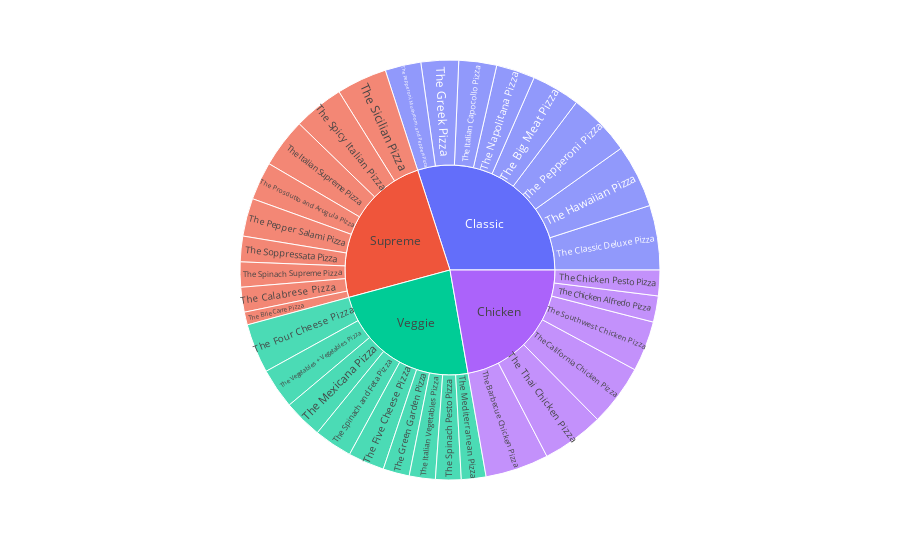

Notebook cell for this chart:
### Code cell
#This code breaks down pizza categories to the pizza names level based on the total count of sales of each pizzas
plt.figure(figsize=(40,40));
fig = px.sunburst(pizza, path=['category', 'name'])
fig.show()

### Figure 1 — Plotly figure (JSON) as saved in the notebook; plotly's stock layout.template omitted (floating-point values rounded to 4 significant figures)
{"data": [{"branchvalues": "total", "domain": {"x": [0, 1], "y": [0, 1]}, "hovertemplate": "labels=%{label}<br>count=%{value}<br>parent=%{parent}<br>id=%{id}<extra></extra>", "ids": ["Chicken/The Barbecue Chicken Pizza", "Classic/The Big Meat Pizza", "Supreme/The Brie Carre Pizza", "Supreme/The Calabrese Pizza", "Chicken/The California Chicken Pizza", "Chicken/The Chicken Alfredo Pizza", "Chicken/The Chicken Pesto Pizza", "Classic/The Classic Deluxe Pizza", "Veggie/The Five Cheese Pizza", "Veggie/The Four Cheese Pizza", "Classic/The Greek Pizza", "Veggie/The Green Garden Pizza", "Classic/The Hawaiian Pizza", "Classic/The Italian Capocollo Pizza", "Supreme/The Italian Supreme Pizza", "Veggie/The Italian Vegetables Pizza", "Veggie/The Mediterranean Pizza", "Veggie/The Mexicana Pizza", "Classic/The Napolitana Pizza", "Supreme/The Pepper Salami Pizza", "Classic/The Pepperoni Pizza", "Classic/The Pepperoni, Mushroom, and Peppers Pizza", "Supreme/The Prosciutto and Arugula Pizza", "Supreme/The Sicilian Pizza", "Supreme/The Soppressata Pizza", "Chicken/The Southwest Chicken Pizza", "Supreme/The Spicy Italian Pizza", "Veggie/The Spinach Pesto Pizza", "Supreme/The Spinach Supreme Pizza", "Veggie/The Spinach and Feta Pizza", "Chicken/The Thai Chicken Pizza", "Veggie/The Vegetables + Vegetables Pizza", "Chicken", "Classic", "Supreme", "Veggie"], "labels": ["The Barbecue Chicken Pizza", "The Big Meat Pizza", "The Brie Carre Pizza", "The Calabrese Pizza", "The California Chicken Pizza", "The Chicken Alfredo Pizza", "The Chicken Pesto Pizza", "The Classic Deluxe Pizza", "The Five Cheese Pizza", "The Four Cheese Pizza", "The Greek Pizza", "The Green Garden Pizza", "The Hawaiian Pizza", "The Italian Capocollo Pizza", "The Italian Supreme Pizza", "The Italian Vegetables Pizza", "The Mediterranean Pizza", "The Mexicana Pizza", "The Napolitana Pizza", "The Pepper Salami Pizza", "The Pepperoni Pizza", "The Pepperoni, Mushroom, and Peppers Pizza", "The Prosciutto and Arugula Pizza", "The Sicilian Pizza", "The Soppressata Pizza", "The Southwest Chicken Pizza", "The Spicy Italian Pizza", "The Spinach Pesto Pizza", "The Spinach Supreme Pizza", "The Spinach and Feta Pizza", "The Thai Chicken Pizza", "The Vegetables + Vegetables Pizza", "Chicken", "Classic", "Supreme", "Veggie"], "name": "", "parents": ["Chicken", "Classic", "Supreme", "Supreme", "Chicken", "Chicken", "Chicken", "Classic", "Veggie", "Veggie", "Classic", "Veggie", "Classic", "Classic", "Supreme", "Veggie", "Veggie", "Veggie", "Classic", "Supreme", "Classic", "Classic", "Supreme", "Supreme", "Supreme", "Chicken", "Supreme", "Veggie", "Supreme", "Veggie", "Chicken", "Veggie", "", "", "", ""], "type": "sunburst", "values": [2372, 1811, 480, 927, 2302, 980, 961, 2416, 1359, 1850, 1406, 987, 2370, 1414, 1849, 975, 923, 1456, 1451, 1422, 2369, 1342, 1428, 1887, 957, 1885, 1887, 957, 940, 1432, 2315, 1510, 10815, 14579, 11777, 11449]}], "layout": {"legend": {"tracegroupgap": 0}, "margin": {"t": 60}}}
